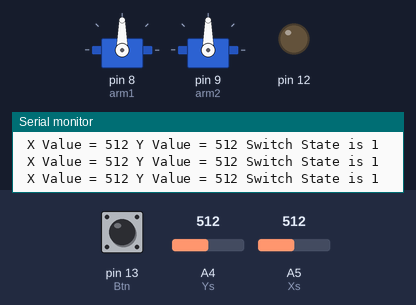
Recording of a sketch running on a simulated Arduino Uno, built with avr-gcc and run on an emulated ATmega328P. Parts: 2 × servo, output pins drawn as LEDs (lit = HIGH), the last lines printed to the serial monitor. Inputs (shaded band) come from the test bench; at power-on: pin 13 (Btn) HIGH, A4 (Ys) = 512, A5 (Xs) = 512.

Above: at 1.2 s.
1.3 s: pin 13 (Btn) pulled LOW for 1 s
At 1.83 s:
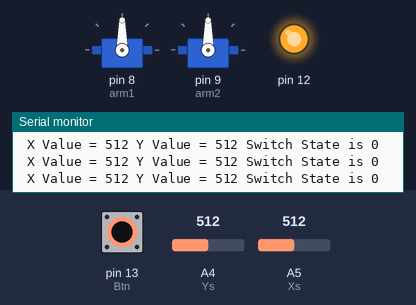
4.3 s: A4 (Ys) set to 110
At 5.2 s:
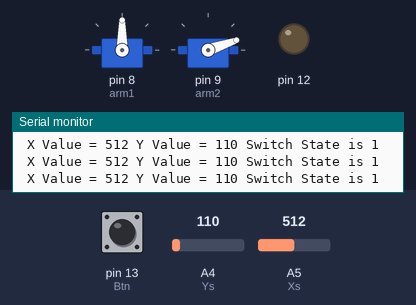
5.8 s: A4 (Ys) set to 89
At 6.2 s:
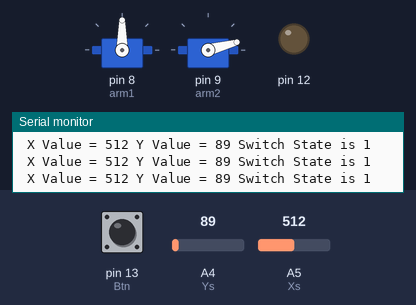
8.8 s: A5 (Xs) set to 984
At 9.6 s:
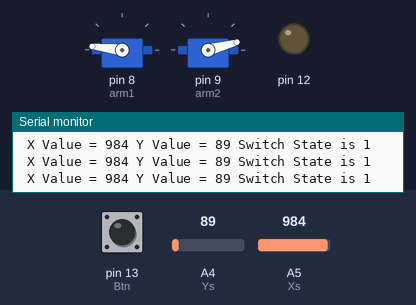
10.3 s: A5 (Xs) set to 1011
At 10.8 s:
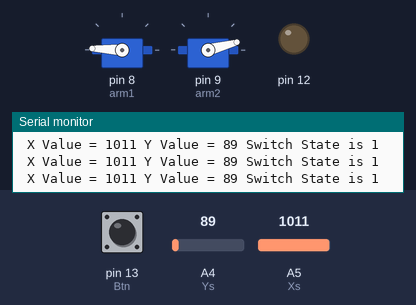
13.3 s: pin 13 (Btn) pulled LOW for 0.15 s
At 13.41 s:
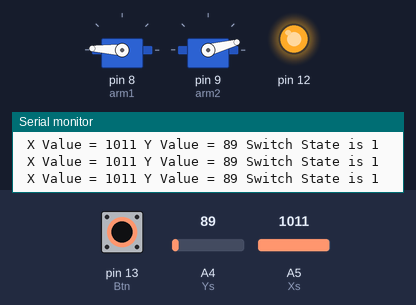
Timing chart, 0 to 16.0 s (numbered marks = the images above; inputs shaded):
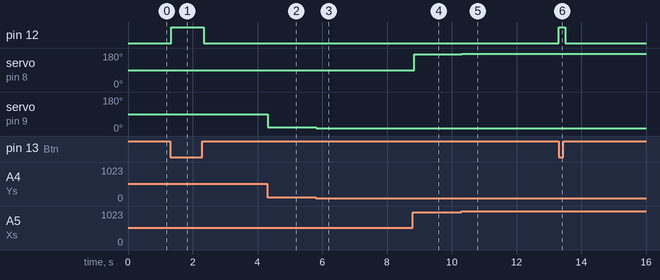

The sketch:

PS4.ino
```cpp
#include <Servo.h>
Servo arm1;
Servo arm2;
int Xs = A5;
int Ys = A4;
int Btn = 13;
int Xval;
int Yval;
int Bval;
float Xval1;
float Yval1;
int Bval1;

void setup() {
  // put your setup code here, to run once:
  Serial.begin(9600);
  pinMode(Xs, INPUT);
  pinMode(Ys, INPUT);
  pinMode(Btn, INPUT);
  digitalWrite(Btn, HIGH);
  arm1.attach(8);
  arm2.attach(9);
  pinMode(12, OUTPUT);
}

void loop() {
  // put your main code here, to run repeatedly:

  Xval= analogRead(Xs);
  Yval= analogRead(Ys);
  Bval= digitalRead(Btn);
  Xval1 = (180./1023.)*Xval;
  Yval1 = (180./1023.)*Yval;
  Bval1 = Bval;

  arm1.write(Xval1);
  arm2.write(Yval1);
  if(Bval1==0){
  digitalWrite(12,HIGH);
  delay(100);
  digitalWrite(12,LOW);

  }

  Serial.print(" X Value = ");
  Serial.print(Xval );
  Serial.print(" Y Value = ");
  Serial.print(Yval );
  Serial.print(" Switch State is ");
  Serial.println(Bval );


}
```

Measured:
- after the input at 1.3 s, pin 12: LOW → HIGH at once, → LOW 1.0 s later
- after the input at 4.3 s, servo on pin 9 (arm2): 90° → 19° at once
- after the input at 5.8 s, servo on pin 9 (arm2): 19° → 15° at once
- after the input at 8.8 s, servo on pin 8 (arm1): 90° → 173° after 0.05 s
- after the input at 10.3 s, servo on pin 8 (arm1): 173° → 177° at once
- after the input at 13.3 s, pin 12: LOW → HIGH at once, → LOW 0.20 s later
